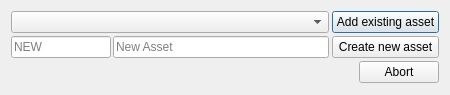
<?xml version="1.0" encoding="UTF-8"?>
<ui version="4.0">
 <class>AddAssetDialog</class>
 <widget class="QDialog" name="AddAssetDialog">
  <property name="geometry">
   <rect>
    <x>0</x>
    <y>0</y>
    <width>450</width>
    <height>95</height>
   </rect>
  </property>
  <property name="windowTitle">
   <string>Dialog</string>
  </property>
  <layout class="QVBoxLayout" name="verticalLayout">
   <property name="spacing">
    <number>3</number>
   </property>
   <item>
    <layout class="QGridLayout" name="gridLayout">
     <property name="spacing">
      <number>3</number>
     </property>
     <item row="0" column="0">
      <widget class="QComboBox" name="assetList">
       <property name="editable">
        <bool>false</bool>
       </property>
      </widget>
     </item>
     <item row="0" column="1">
      <widget class="QPushButton" name="addButton">
       <property name="maximumSize">
        <size>
         <width>150</width>
         <height>16777215</height>
        </size>
       </property>
       <property name="text">
        <string>Add existing asset</string>
       </property>
      </widget>
     </item>
     <item row="1" column="0">
      <layout class="QHBoxLayout" name="horizontalLayout">
       <property name="spacing">
        <number>2</number>
       </property>
       <item>
        <widget class="QLineEdit" name="shortNameEdit">
         <property name="maximumSize">
          <size>
           <width>100</width>
           <height>16777215</height>
          </size>
         </property>
         <property name="placeholderText">
          <string>NEW</string>
         </property>
        </widget>
       </item>
       <item>
        <widget class="QLineEdit" name="nameEdit">
         <property name="placeholderText">
          <string>New Asset</string>
         </property>
        </widget>
       </item>
      </layout>
     </item>
     <item row="1" column="1">
      <widget class="QPushButton" name="createButton">
       <property name="maximumSize">
        <size>
         <width>150</width>
         <height>16777215</height>
        </size>
       </property>
       <property name="text">
        <string>Create new asset</string>
       </property>
      </widget>
     </item>
    </layout>
   </item>
   <item>
    <widget class="QDialogButtonBox" name="buttonBox">
     <property name="orientation">
      <enum>Qt::Horizontal</enum>
     </property>
     <property name="standardButtons">
      <set>QDialogButtonBox::Abort</set>
     </property>
    </widget>
   </item>
  </layout>
 </widget>
 <resources/>
 <connections>
  <connection>
   <sender>buttonBox</sender>
   <signal>accepted()</signal>
   <receiver>AddAssetDialog</receiver>
   <slot>accept()</slot>
   <hints>
    <hint type="sourcelabel">
     <x>248</x>
     <y>254</y>
    </hint>
    <hint type="destinationlabel">
     <x>157</x>
     <y>274</y>
    </hint>
   </hints>
  </connection>
  <connection>
   <sender>buttonBox</sender>
   <signal>rejected()</signal>
   <receiver>AddAssetDialog</receiver>
   <slot>reject()</slot>
   <hints>
    <hint type="sourcelabel">
     <x>316</x>
     <y>260</y>
    </hint>
    <hint type="destinationlabel">
     <x>286</x>
     <y>274</y>
    </hint>
   </hints>
  </connection>
 </connections>
</ui>
